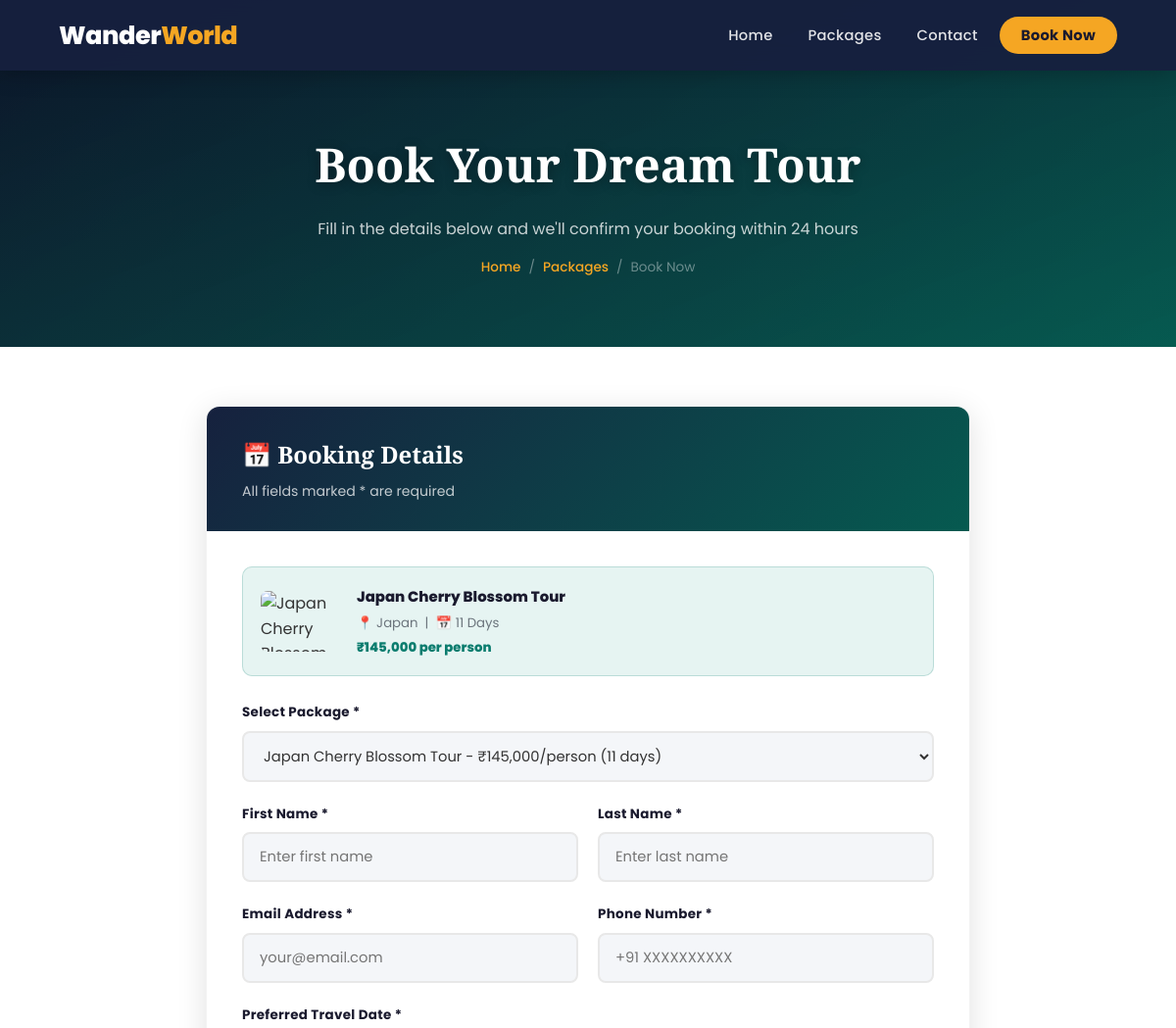
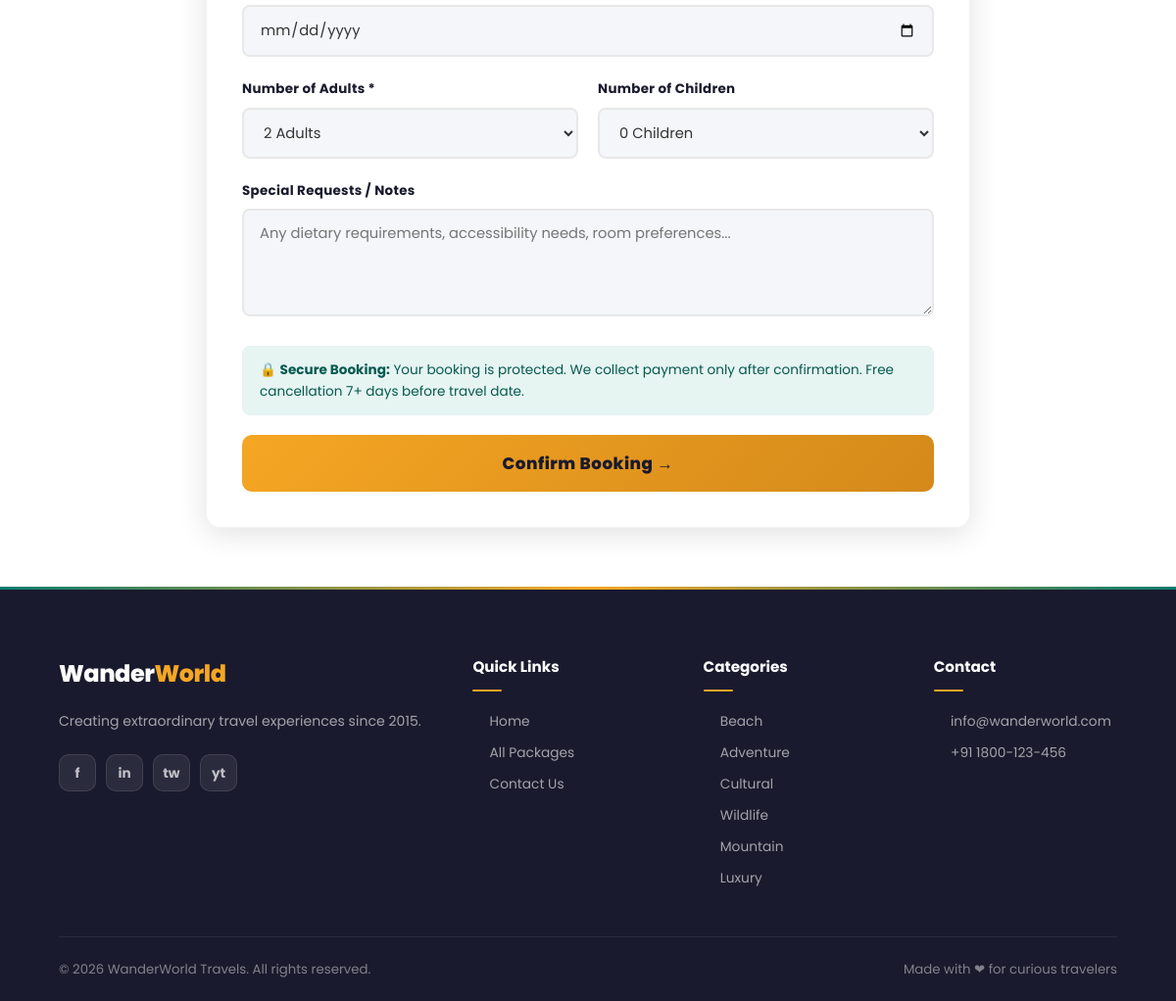
Screenshot of /booking.php?id=10 with the database file from the repository (2 pictures, top to bottom).
### tables this page shows
CREATE TABLE IF NOT EXISTS packages (
    id INT AUTO_INCREMENT PRIMARY KEY,
    name VARCHAR(200) NOT NULL,
    destination VARCHAR(200) NOT NULL,
    category ENUM('Beach','Adventure','Cultural','Wildlife','Mountain','Luxury') NOT NULL,
    duration INT NOT NULL COMMENT 'Days',
    price DECIMAL(10,2) NOT NULL,
    original_price DECIMAL(10,2) DEFAULT NULL,
    max_people INT DEFAULT 20,
    image_url VARCHAR(500),
    gallery TEXT COMMENT 'JSON array of image URLs',
    short_desc TEXT,
    description LONGTEXT,
    itinerary LONGTEXT COMMENT 'JSON array of day-wise itinerary',
    includes TEXT COMMENT 'What is included',
    excludes TEXT COMMENT 'What is excluded',
    rating DECIMAL(2,1) DEFAULT 4.5,
    reviews_count INT DEFAULT 0,
    is_featured TINYINT(1) DEFAULT 0,
    is_active TINYINT(1) DEFAULT 1,
    created_at TIMESTAMP DEFAULT CURRENT_TIMESTAMP
);

### booking.php (the view, shortened to what this page needs)
<?php
require_once 'config.php';
$pkg_id = isset($_GET['id']) ? intval($_GET['id']) : 0;
$pkg = null;
if ($pkg_id) {
    $stmt = $conn->prepare("SELECT * FROM packages WHERE id = ? AND is_active = 1");
    $stmt->bind_param("i", $pkg_id);
    $stmt->execute();
    $pkg = $stmt->get_result()->fetch_assoc();
}
$all_packages = $conn->query("SELECT id, name, price, duration FROM packages WHERE is_active = 1 ORDER BY name");
?>
<!DOCTYPE html>
<html lang="en">
<head>
    <link rel="stylesheet" href="style.css">
</head>
<body>
<nav class="navbar scrolled" id="navbar">
    <div class="navbar-inner">
        <a href="index.php" class="logo">Wander<span>World</span></a>
        <ul class="nav-links" id="navLinks">
            <li><a href="index.php">Home</a></li>
            <li><a href="packages.php">Packages</a></li>
            <li><a href="contact.php">Contact</a></li>
            <li><a href="booking.php" class="nav-btn active">Book Now</a></li>
        </ul>
    </div>
</nav>
<div class="page-hero">
    <h1>Book Your Dream Tour</h1>
    <p>Fill in the details below and we'll confirm your booking within 24 hours</p>
    <div class="breadcrumb">
        <a href="index.php">Home</a><span>/</span>
        <a href="packages.php">Packages</a><span>/</span>
        <span>Book Now</span>
    </div>
</div>
<section class="booking-form-section">
    <div class="booking-form-wrap">
        <div class="form-card">
            <div class="form-header">
                <h2>&#128197; Booking Details</h2>
                <p>All fields marked * are required</p>
            </div>
            <div class="form-body">
                <?php if ($pkg): ?>
                <div class="package-summary-box">
                    <img src="<?= htmlspecialchars($pkg['image_url']) ?>" alt="<?= htmlspecialchars($pkg['name']) ?>" onerror="this.src='https://images.unsplash.com/photo-1476514525535-07fb3b4ae5f1?w=200&q=80'">
                    <div>
                        <h4><?= htmlspecialchars($pkg['name']) ?></h4>
                        <p>&#128205; <?= htmlspecialchars($pkg['destination']) ?> &nbsp;|&nbsp; &#128197; <?= $pkg['duration'] ?> Days</p>
                        <p style="color:var(--primary);font-weight:800;margin-top:4px;">&#8377;<?= number_format($pkg['price']) ?> per person</p>
                    </div>
                </div>
                <?php endif; ?>
                <form method="POST" id="bookingForm" onsubmit="return validateForm()">
                    <div class="form-group">
                        <label for="package_id">Select Package *</label>
                        <select name="package_id" id="package_id" required onchange="updatePrice()">
                            <?php
                            $all_packages->data_seek(0);
                            while ($p = $all_packages->fetch_assoc()):
                            ?>
                            <option value="<?= $p['id'] ?>"
                                    data-price="<?= $p['price'] ?>"
                                    data-duration="<?= $p['duration'] ?>"
                                    <?= ($pkg && $pkg['id'] == $p['id']) ? 'selected' : '' ?>>
                                <?= htmlspecialchars($p['name']) ?> - &#8377;<?= number_format($p['price']) ?>/person (<?= $p['duration'] ?> days)
                            </option>
                            <?php endwhile; ?>
                        </select>
                    </div>
                    <div class="form-row">
                        <div class="form-group">
                            <label for="first_name">First Name *</label>
                            <input type="text" name="first_name" id="first_name" placeholder="Enter first name" required value="<?= htmlspecialchars($_POST['first_name'] ?? '') ?>">
                        </div>
                        <div class="form-group">
                            <label for="last_name">Last Name *</label>
                            <input type="text" name="last_name" id="last_name" placeholder="Enter last name" required value="<?= htmlspecialchars($_POST['last_name'] ?? '') ?>">
                        </div>
                    </div>
                    <div class="form-row">
                        <div class="form-group">
                            <label for="email">Email Address *</label>
                            <input type="email" name="email" id="email" placeholder="your@email.com" required value="<?= htmlspecialchars($_POST['email'] ?? '') ?>">
                        </div>
                        <div class="form-group">
                            <label for="phone">Phone Number *</label>
                            <input type="tel" name="phone" id="phone" placeholder="+91 XXXXXXXXXX" required value="<?= htmlspecialchars($_POST['phone'] ?? '') ?>">
                        </div>
                    </div>
                    <div class="form-group">
                        <label for="travel_date">Preferred Travel Date *</label>
                        <input type="date" name="travel_date" id="travel_date" required min="<?= date('Y-m-d', strtotime('+1 day')) ?>" value="<?= htmlspecialchars($_POST['travel_date'] ?? '') ?>">
                    </div>
                    <div class="form-row">
                        <div class="form-group">
                            <label for="num_adults">Number of Adults *</label>
                            <select name="num_adults" id="num_adults" required onchange="updatePrice()">
                                <?php for ($i = 1; $i <= 20; $i++): ?>
                                <option value="<?= $i ?>" <?= (isset($_POST['num_adults']) && $_POST['num_adults'] == $i) ? 'selected' : ($i == 2 ? 'selected' : '') ?>><?= $i ?> Adult<?= $i > 1 ? 's' : '' ?></option>
                                <?php endfor; ?>
                            </select>
                        </div>
                        <div class="form-group">
                            <label for="num_children">Number of Children</label>
                            <select name="num_children" id="num_children" onchange="updatePrice()">
                                <?php for ($i = 0; $i <= 10; $i++): ?>
                                <option value="<?= $i ?>" <?= (isset($_POST['num_children']) && $_POST['num_children'] == $i) ? 'selected' : ($i == 0 ? 'selected' : '') ?>><?= $i ?> Child<?= $i > 1 ? 'ren' : ($i == 1 ? '' : 'ren') ?></option>
                                <?php endfor; ?>
                            </select>
                        </div>
                    </div>
                    <div class="form-group">
                        <label for="special_requests">Special Requests / Notes</label>
                        <textarea name="special_requests" id="special_requests" placeholder="Any dietary requirements, accessibility needs, room preferences..."><?= htmlspecialchars($_POST['special_requests'] ?? '') ?></textarea>
                    </div>
                    <div style="background:var(--primary-light);border-radius:8px;padding:14px 18px;margin-bottom:20px;font-size:0.85rem;color:#065a50;">
                        &#128274; <strong>Secure Booking:</strong> Your booking is protected. We collect payment only after confirmation. Free cancellation 7+ days before travel date.
                    </div>
                    <button type="submit" class="submit-btn">
                        Confirm Booking &rarr;
                    </button>
                </form>
            </div>
        </div>
    </div>
</section>
<footer>
    <div class="footer-grid">
        <div class="footer-brand">
            <span class="logo">Wander<span>World</span></span>
            <p>Creating extraordinary travel experiences since 2015.</p>
            <div class="social-links"><a href="#">f</a><a href="#">in</a><a href="#">tw</a><a href="#">yt</a></div>
        </div>
        <div class="footer-col"><h4>Quick Links</h4><ul>
            <li><a href="index.php">Home</a></li>
            <li><a href="packages.php">All Packages</a></li>
            <li><a href="contact.php">Contact Us</a></li>
        </ul></div>
        <div class="footer-col"><h4>Categories</h4><ul>
            <?php foreach (['Beach','Adventure','Cultural','Wildlife','Mountain','Luxury'] as $c): ?>
            <li><a href="packages.php?category=<?= $c ?>"><?= $c ?></a></li>
            <?php endforeach; ?>
        </ul></div>
        <div class="footer-col"><h4>Contact</h4><ul>
            <li><a href="mailto:info@wanderworld.com">info@wanderworld.com</a></li>
            <li><a href="tel:+911800123456">+91 1800-123-456</a></li>
        </ul></div>
    </div>
    <div class="footer-bottom">
        <span>&copy; <?= date('Y') ?> <?= SITE_NAME ?>. All rights reserved.</span>
        <span>Made with &#10084; for curious travelers</span>
    </div>
</footer>
</body>
</html>

### rows the page displays
packages: name "Japan Cherry Blossom Tour", destination "Japan", duration "11", price "145,000"

### other values shown
$c "Beach"
$c "Adventure"
$c "Cultural"
$c "Wildlife"
$c "Mountain"
$c "Luxury"
SITE_NAME "WanderWorld Travels"
form field package_id "Japan Cherry Blossom Tour - ₹145,000/person (11 days)"
form field num_adults "2 Adults"
form field num_children "0 Children"
